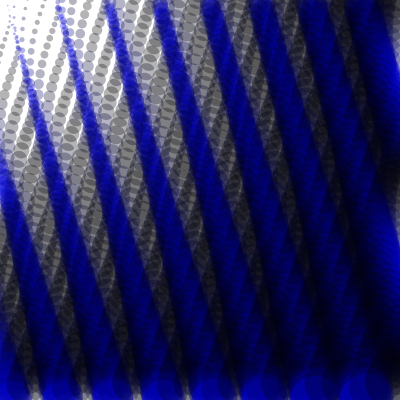
Frame 1 (no input)
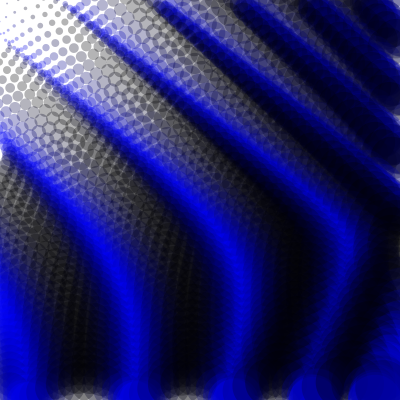
Frame 60 (the mouse pressed at the canvas centre just before this capture)
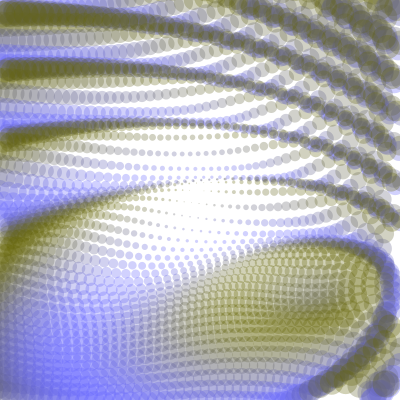
Frame 120 (the mouse held since frame 60 and released just before this capture)

The Processing sketch that drew these frames (run headless with seeded random() and noise(); from frame 60 on, the mouse is pressed at the canvas centre):

// Processing sketch: processing_2622
// ── processing_2622.pde

Ball[] myBall = new Ball[2500] ;

void setup() {
  size(400, 400);
  noStroke();
  smooth();
  for (int i = 0; i < 2500; i = i+1) {
  myBall[i] = new Ball(8*(i%(width/8)), 8*round(i/(height/8)), i, 25, 10,5);
}

}
float thetabig = 0;
void draw(){
 
  thetabig += .00625;
  background(255);
  for (int i = 0; i < 2500; i += 1){
  myBall[i].move();
  myBall[i].display();
  }
}
 class Ball {
   float x;
   float y;
   float theta;
   float balrad;
   float rotrad;
   float speed;
Ball(float tempx, float tempy, float temptheta, float tempbalrad, float temprotrad, float tempspeed) {
  x = tempx;
  y = tempy;
  theta = temptheta;
  balrad = tempbalrad;
  rotrad = temprotrad;
  speed = tempspeed;
}
void move() {
  theta += .05*speed*dist(x, y, 200+200*cos(thetabig), 200+200*sin(thetabig))/200;
  fill(mouseX/2, mouseY/2, 255-(255/2*(1-sin(theta))), 75);
}
void display() {
  ellipse((x+rotrad*cos(theta)), (y + rotrad*sin(theta)), dist(x, y, mouseX, mouseY)/10, dist(x, y, mouseX, mouseY)/10);
}
}
